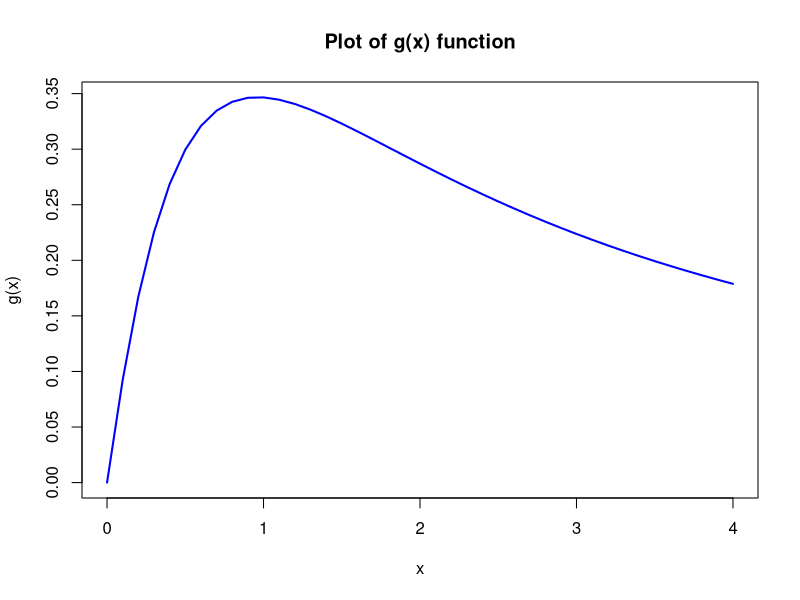
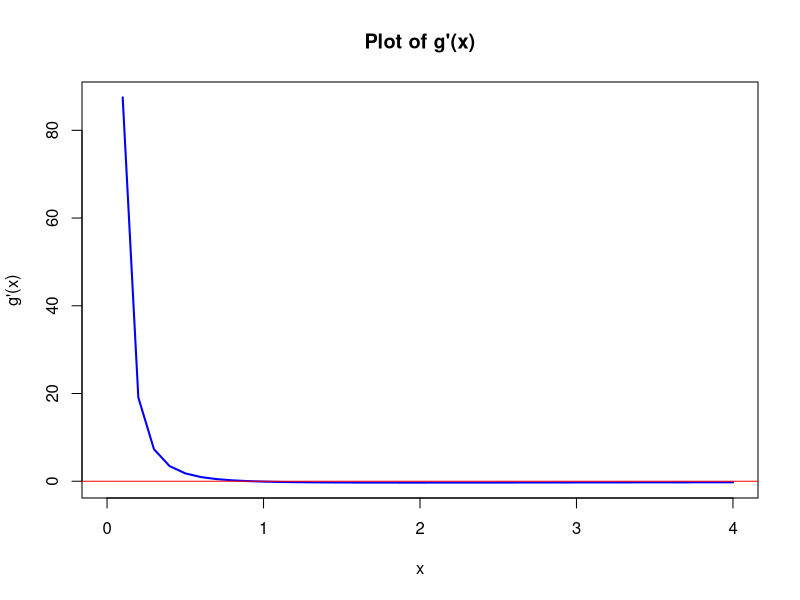

These figures' R source, in order: (Note: this script raises an error after producing the figures.)
## ---- chunk 1
knitr::opts_chunk$set(echo = TRUE)
## ---- chunk 2
numerator<- function(x) {return(log(x+1))}
denominator<-function (x) {return(x^(3/2)+1)}
g_fun<- function(x){
  res<-numerator(x)/denominator(x)
  return(res)
}
# Generate a sequence of input values
x_values <- seq(-0, 4, by = 0.1)

# Compute the function values
y_values <- g_fun(x_values)

# Plot the function
plot(x_values, y_values, type = "l", col = "blue", lwd = 2,
     xlab = "x", ylab = "g(x)", main = "Plot of g(x) function")
## ---- chunk 3
#define the derivation function
g_fun_prime<- function(x){
  res<-(1/(x+1)*denominator(x)-numerator(x)*3/2)/(numerator(x))^2
  return(res)
}
# Compute the function values
y_values<-g_fun_prime(x_values)


# Plot the function
plot(x_values, y_values, type = "l", col = "blue", lwd = 2,
     xlab = "x", ylab = "g'(x)", main = "Plot of g'(x)")
abline(h=0, col="red")
## ---- chunk 4
#pre-define a convergence function
convergence_crit<- function(xt,xt1) {
  return(abs(diff(c(xt,xt1)))/abs(xt1))
}

#bisection
bisection<-function(a,b) {
  if(g_fun_prime(a)*g_fun_prime(b)>=0) {stop('check input')}
#initialization   
 var<- c((a+b)/2)
  i=1
  while(length(var)<2 || convergence_crit(var[i-1],var[i])>0.001) {
    if(g_fun_prime(a)*g_fun_prime(tail(var,1))<=0)  {b<-tail(var,1)}
    if(g_fun_prime(tail(var,1))*g_fun_prime(b)<0)  {a<-tail(var,1)}
       var<-c(var,(a+b)/2)
       i<-i+1
  }
  return(var)
}

# calculate the local maximum of g for self-selected starting interval
print(bisection(0,5))
#iteration number
print(length(bisection(0,5)))

## ---- chunk 5
#define the derivation-derivation function
g_fun_prime_prime<- function(xt,xt_minus1){
  res<-(g_fun_prime(xt)-g_fun_prime(xt_minus1))/(xt-xt_minus1)
  return(res)
}

secant<- function(x0,x1){
  res<- data.frame('x0'=x0,'x1'=x1)
  i=3
  xt1<-as.vector(res)[[i-1]]
 
  xt<-as.vector(res)[[i-2]]
 
  while (convergence_crit(xt,xt1)>0.001) {
    
    
    res_add<-xt-g_fun_prime(xt)/g_fun_prime_prime(xt1,xt)
    if (is.na(res_add)) {
      stop("NA value encountered, stopping the iteration.")
      
    }
    res[paste0("x", i-1)]<-res_add
    xt <- xt1
    xt1 <- res_add
    
    
    i<-i+1
  }
    return(tail(res,1))
}
# calculate the local maximum of g for self-selected starting interval
print(secant(2,1))
print(dim(secant(2,1))[2]-2)
## ---- chunk 6
values<- matrix (c(0,2,
                  2,0,
                  #0,100,
                  0,5,
                  5,0,
                  3,100,
                  0,100
                  ),
                 ncol = 2,byrow = TRUE)
for (i in 1:nrow(values)) {
  res_vector<-bisection(values[i,1],values[i,2])
  cat('bisection gives result',print(tail(res_vector,1)), 'at the ',length(res_vector), 'iteration for a=',values[i,1], 'b=', values[i,2],'\n')
}


## ---- chunk 7
values<- matrix (c(0.1,4,
                   0.1,
                   0.4,
                   2,1,
                   1,2,
                   4,0.1
                  ),
                 ncol = 2,byrow = TRUE)
for (i in 1:nrow(values)) {
  res_df<-secant(values[i,1],values[i,2])
  cat('secant gives result',print(res_df[1,dim(res_df)[2]-2]), 'at the ',dim(secant(2,1))[2]-2, 'iteration for a=',values[i,1], 'b=', values[i,2],'\n')
}


